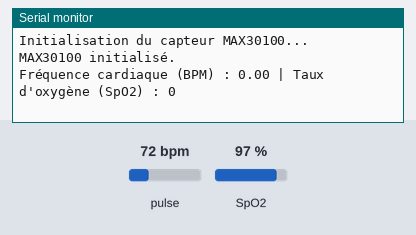
This sketch was run on a simulated Arduino Uno, built with avr-gcc and run on an emulated ATmega328P. Shown: the last lines printed to the serial monitor. The inputs (shaded band) are chosen by the test bench; at power-on: pulse 72 bpm, SpO2 97 %.

Above: at 1.2 s.
1.3 s: pulse set to 42 bpm
At 2.6 s:
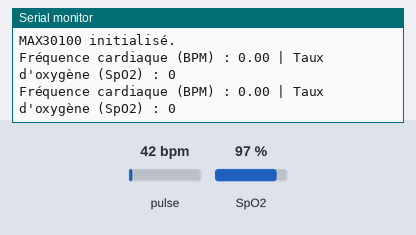
2.8 s: SpO2 set to 80 %
At 3.4 s:
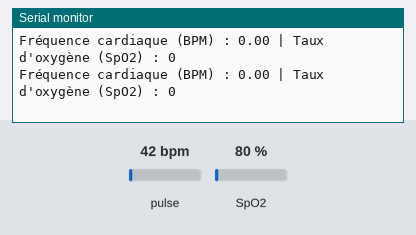
4.3 s: pulse set to 70 bpm
At 5.8 s:
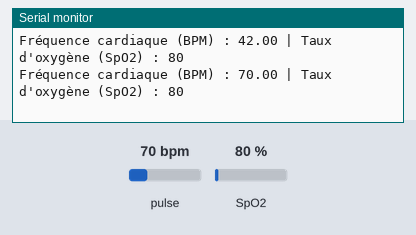
Timing chart, 0 to 7.3 s (numbered marks = the images above; inputs shaded):
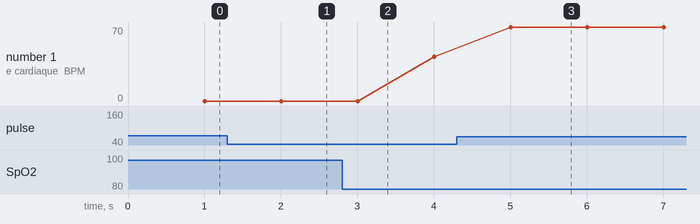

Measured:
- after the input at 4.3 s, the serial monitor: prints a new line after 0.71 s (image 3)
- plotted number 1: 42 → 70 after the input at 4.3 s

The sketch:

cap_max30100.ino
```cpp
#include <Wire.h>
#include "MAX30100_PulseOximeter.h"

#define REPORTING_PERIOD_MS 1000
PulseOximeter pox;
uint32_t tsLastReport = 0;

void onPulseDetected() {
    Serial.println("Pouls détecté !");
}

void setup() {
    Serial.begin(9600);
    Serial.println("Initialisation du capteur MAX30100...");


    if (!pox.begin()) {
        Serial.println("Erreur : Impossible de détecter le MAX30100.");
        for (;;);
    } else {
        Serial.println("MAX30100 initialisé.");
    }


    pox.setIRLedCurrent(MAX30100_LED_CURR_7_6MA);
    pox.setOnPulseCallback(onPulseDetected);
}

void loop() {

    pox.update();


    if (millis() - tsLastReport > REPORTING_PERIOD_MS) {
        tsLastReport = millis();
        Serial.print("Fréquence cardiaque (BPM) : ");
        Serial.print(pox.getHeartRate());
        Serial.print(" | Taux d'oxygène (SpO2) : ");
        Serial.println(pox.getSpO2());
    }
}
```
